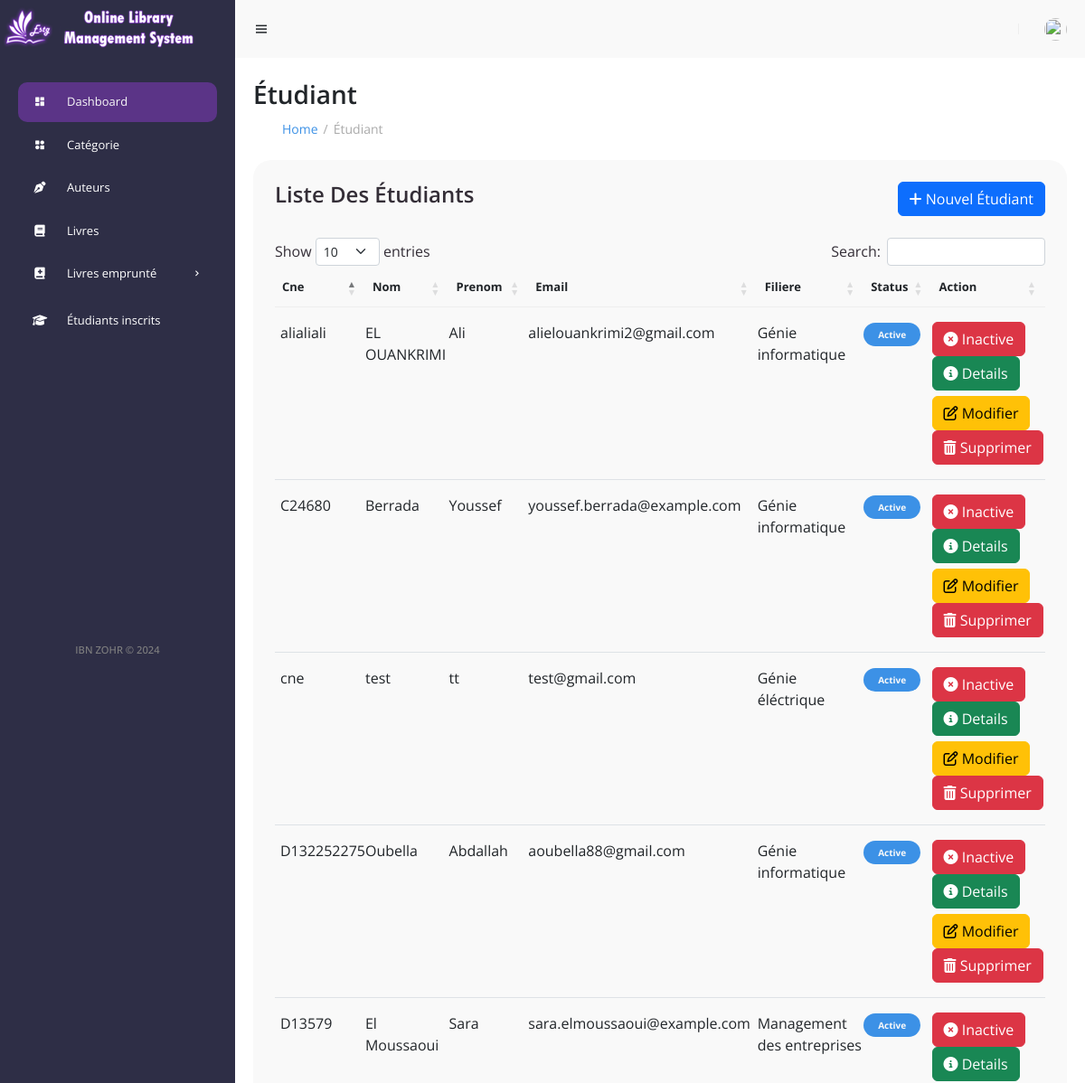
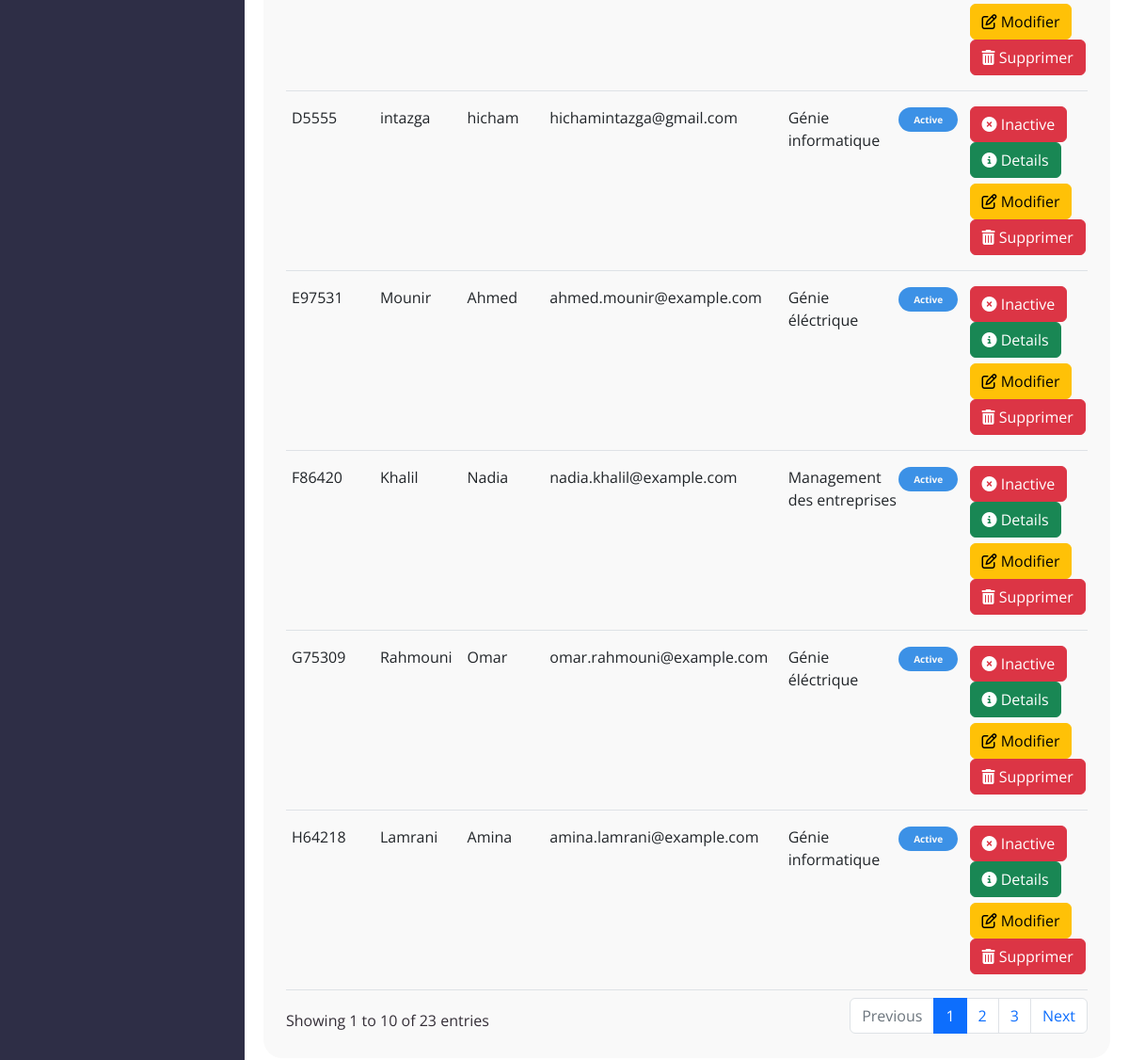
The page /etudiant/etudiant (signed in) on the database its author committed (2 pictures, top to bottom).
### tables this page shows
CREATE TABLE `etudiant` (
  `id_etu` int(11) NOT NULL,
  `CNE` varchar(10) NOT NULL,
  `nom` varchar(100) DEFAULT NULL,
  `prenom` varchar(100) DEFAULT NULL,
  `email` varchar(100) DEFAULT NULL,
  `pass` varchar(200) DEFAULT NULL,
  `status_cmpt` tinyint(1) DEFAULT NULL,
  `id_fil` int(11) DEFAULT NULL,
  `otp` varchar(6) DEFAULT NULL,
  `otp_expiry` datetime DEFAULT NULL
);

CREATE TABLE `filiere` (
  `id_fil` int(11) NOT NULL,
  `nom_fil` varchar(50) DEFAULT NULL
);

### etudiant/etudiant.php (the view, shortened to what this page needs)
<?php include("../include/title.php");
include('../include/config.php');  ?>
<?php
if(strlen($_SESSION['alogin'])==0){
header('location:../index.php');
}
else{
    ?>
<!DOCTYPE html>
<html lang="en">
<head>
	<link href='https://unpkg.com/boxicons@2.0.9/css/boxicons.min.css' rel='stylesheet'>
	<link rel="stylesheet" href="../assets/css/style1.css">
	<link rel="stylesheet" href="../assets/css/style.css">
    <link rel="stylesheet" href="../assets/css/bootstrap.min.css">
    <link rel="stylesheet" href="../assets/css/datatable.bootstrap.min.css">
</head>
<body>
    <?php include("../include/header.php")  ?>
<div class="table-data">
				<div class="order">
					<div class="head">
						<h3>Liste Des Étudiants</h3>
                        <button id="butt" class="btn btn-primary" data-bs-toggle="modal" data-bs-target="#exampleModal"><i class="fa fa-add "></i> Nouvel Étudiant</button>
					</div>
                    <table id="example" class="table table-striped">
                    <thead>
                    <tr>
                                            <th>Cne</th>
                                            <th>Nom</th>
                                            <th>Prenom</th>
                                            <th>Email</th>
                                            <th>Filiere</th>
                                            <th>Status</th>
                                            <th>Action</th>
                                        </tr>
                                    </thead>
                                    <tbody>
<?php $sql = "SELECT * from etudiant join filiere where etudiant.id_fil=filiere.id_fil";
$query = $dbh -> prepare($sql);
$query->execute();
$results=$query->fetchAll(PDO::FETCH_OBJ);
if($query->rowCount() > 0)
{
foreach($results as $result)
{               ?>
                                        <tr class="odd gradeX">
                                            <td class="center"><?php echo htmlentities($result->CNE);?></td>
                                            <td class="center"><?php echo htmlentities($result->nom);?></td>
                                            <td class="center"><?php echo htmlentities($result->prenom);?></td>
                                            <td class="center"><?php echo htmlentities($result->email);?></td>
                                            <td class="center"><?php echo htmlentities($result->nom_fil);?></td>
                                            <td class="center"><?php if($result->status_cmpt==1)
                                            {
                                                echo '<span class="status completed">Active</span>';
                                            } else {
                                            echo '<span class="status pending">Bloqué</span>';
}
                                            ?></td>
                                            <td class="center">
<?php if($result->status_cmpt==1)
 {?>
<a href="etudiant.php?inid=<?php echo htmlentities($result->id_etu);?>" onclick="return confirm('Voulez-vous vraiment bloquer cet étudiant ?');" >  <button class="btn btn-danger"><i class="fa-solid fa-circle-xmark"></i> Inactive</button>
<?php } else {?>
<a href="etudiant.php?id=<?php echo htmlentities($result->id_etu);?>" onclick="return confirm('Voulez-vous vraiment activer cet étudiant ?');"><button class="btn btn-primary"><i class="fa-solid fa-circle-check"></i> Active</button>
                                            <?php } ?>
<a href="etudiant-detail.php?stdid=<?php echo htmlentities($result->id_etu);?>"><button class="btn btn-success"><i class="fa-solid fa-circle-info"></i> Details</button>
<div style="padding:3px">
</div>
<a href="etudiant.php?id_etu=<?php echo htmlentities($result->id_etu);?>"><button class="btn btn-warning"><i class="fa fa-edit "></i> Modifier</button>
<a href="etudiant.php?del=<?php echo htmlentities($result->id_etu);?>" onclick="return confirm('Etes-vous sûr que vous voulez supprimer?');"" >  <button class="btn btn-danger"><i class="fa fa-trash"></i> Supprimer</button>
                                            </td>
                                        </tr>
 <?php }} ?>
                                    </tbody>
                                </table>
				</div>
<?php include("../include/pied.php") ?>
</body>
</html>
<?php } ?>

### assets/css/style1.css (style rules this page uses)
#content main .table-data { display: flex; flex-wrap: wrap; grid-gap: 24px; margin-top: 24px; width: 100%; color: var(--dark); }
#content main .table-data > div { border-radius: 20px; background: var(--light); padding: 24px; overflow-x: auto; }
#content main .table-data .head { display: flex; align-items: center; grid-gap: 16px; margin-bottom: 24px; }
#content main .table-data .head h3 { margin-right: auto; font-size: 24px; font-weight: 600; }
#content main .table-data .order { flex-grow: 1; flex-basis: 500px; }
#content main .table-data .order table { width: 100%; border-collapse: collapse; }
#content main .table-data .order table th { padding-bottom: 12px; font-size: 13px; text-align: left; border-bottom: 1px solid var(--grey); }
#content main .table-data .order table td { padding: 16px 0; }
#content main .table-data .order table tr td:first-child { display: flex; align-items: center; grid-gap: 12px; padding-left: 6px; }
#content main .table-data .order table tr td .status { font-size: 10px; padding: 6px 16px; color: var(--light); border-radius: 20px; font-weight: 700; }
#content main .table-data .order table tr td .status.completed { background: var(--blue); }
a { text-decoration: none; }

### assets/css/style.css (style rules this page uses)
* { font-family: 'Open Sans', sans-serif; margin: 0; padding: 0; box-sizing: border-box; }
:root { --grey: #F1F0F6; --dark-grey: #8D8D8D; --light: #fff; --dark: #000; --green: #81D43A; --light-green: #E3FFCB; --blue: #1775F1; --light-blue: #D0E4FF; --dark-blue: #0C5FCD; --red: #FC3B56; }
html { overflow-x: hidden; }
body { background: var(--grey); overflow-x: hidden; }
a { text-decoration: none; }
* { margin: 0; margin-top: 0px; padding: 0; box-sizing: border-box; }
:root { --poppins: 'Poppins', sans-serif; --lato: 'Lato', sans-serif; --light: #F9F9F9; --blue: #3C91E6; --light-blue: #CFE8FF; --grey: #eee; --dark-grey: #AAAAAA; --dark: #342E37; --red: #DB504A; --yellow: #FFCE26; --light-yellow: #FFF2C6; --orange: #FD7238; --light-orange: #FFE0D3; --dark-violet: #0C0C1E; --bleu: #3C91E6; }

### etudiant/etudiant.php (style rules this page uses)
html { scrollbar-width: thin; }
#content main .table-data .order table tr td:first-child { display: table-cell; }

### include/header.php (style rules this page uses)
a { text-decoration: none; }

### rows shown on the page
etudiant: CNE "D132252275", nom "Oubella", prenom "Abdallah", email "aoubella88@gmail.com", id_fil.nom_fil "Génie informatique", status_cmpt "Active"
etudiant: CNE "D5555", nom "intazga", prenom "hicham", email "hichamintazga@gmail.com", id_fil.nom_fil "Génie informatique", status_cmpt "Active"
etudiant: CNE "C24680", nom "Berrada", prenom "Youssef", email "youssef.berrada@example.com", id_fil.nom_fil "Génie informatique", status_cmpt "Active"
etudiant: CNE "D13579", nom "El Moussaoui", prenom "Sara", email "sara.elmoussaoui@example.com", id_fil.nom_fil "Management des entreprises", status_cmpt "Active"
etudiant: CNE "E97531", nom "Mounir", prenom "Ahmed", email "ahmed.mounir@example.com", id_fil.nom_fil "Génie éléctrique", status_cmpt "Active"
etudiant: CNE "F86420", nom "Khalil", prenom "Nadia", email "nadia.khalil@example.com", id_fil.nom_fil "Management des entreprises", status_cmpt "Active"
etudiant: CNE "G75309", nom "Rahmouni", prenom "Omar", email "omar.rahmouni@example.com", id_fil.nom_fil "Génie éléctrique", status_cmpt "Active"
etudiant: CNE "H64218", nom "Lamrani", prenom "Amina", email "amina.lamrani@example.com", id_fil.nom_fil "Génie informatique", status_cmpt "Active"
etudiant: CNE "cne", nom "test", prenom "tt", email "test@gmail.com", id_fil.nom_fil "Génie éléctrique", status_cmpt "Active"
etudiant: CNE "alialiali", nom "EL OUANKRIMI", prenom "Ali", email "alielouankrimi2@gmail.com", id_fil.nom_fil "Génie informatique", status_cmpt "Active"

### other values the page prints
$a "Étudiant"
